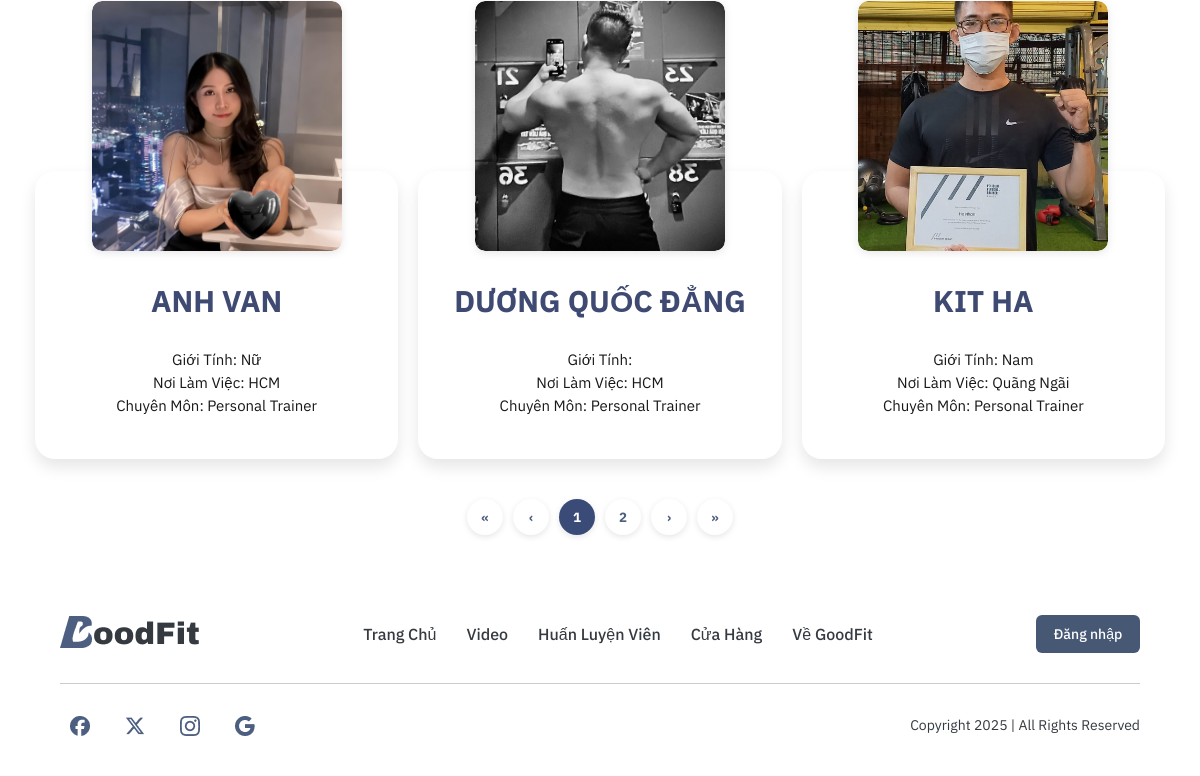
The app's page /Giangvien/Giangvien.php (lower part), older data.
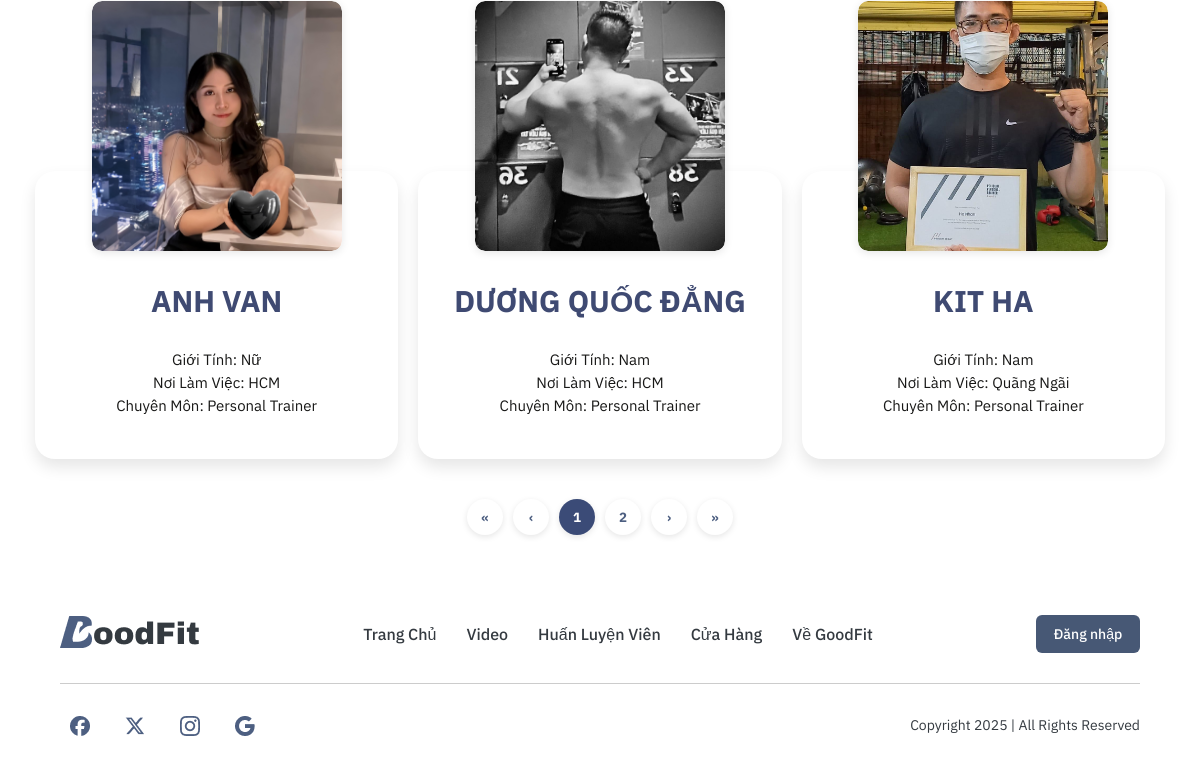
The same page, newer data.
### tables this page shows
CREATE TABLE `huanluyenvien` (
  `id` INT NOT NULL AUTO_INCREMENT,
  `anh` VARCHAR(255) DEFAULT NULL,
  `ten` VARCHAR(100) NOT NULL,
  `gioitinh` ENUM('Nam', 'Nữ') NOT NULL,
  `noilamviec` VARCHAR(100) NOT NULL,
  `chuyenmon` VARCHAR(100) NOT NULL,
  PRIMARY KEY (`id`)
);

### Giangvien/Giangvien.php (the view, shortened to what this page needs)
<?php
include '../connect.php';
$sql = "SELECT * FROM huanluyenvien";
$result = $conn->query($sql);
?>
<!DOCTYPE html>
<html lang="vi">
<head>
  <link rel="stylesheet" href="Giangvien.css">
  <link rel="stylesheet" href="https://cdnjs.cloudflare.com/ajax/libs/font-awesome/6.4.0/css/all.min.css">
  <link rel="stylesheet" href="../header.css">
</head>
<body>
    <section class="trainer-section">
    <div class="trainer-list" id="trainerList">
      <?php if ($result->num_rows > 0): ?>
        <?php while ($row = $result->fetch_assoc()): ?>
          <div class="card">
            <a href="../teacherinfo/teacherinfo.php">
              <div class="card-image-wrapper">
                <img src="<?= htmlspecialchars($row['anh']) ?>" alt="HLV <?= htmlspecialchars($row['ten']) ?>">
              </div>
              <div class="card-info">
                <h3><?= strtoupper(htmlspecialchars($row['ten'])) ?></h3>
                <p>Giới Tính: <?= htmlspecialchars($row['gioitinh']) ?></p>
                <p>Nơi Làm Việc: <?= htmlspecialchars($row['noilamviec']) ?></p>
                <p>Chuyên Môn: <?= htmlspecialchars($row['chuyenmon']) ?></p>
              </div>
            </a>
          </div>
        <?php endwhile; ?>
      <?php else: ?>
        <p>Không tìm thấy huấn luyện viên nào.</p>
      <?php endif; ?>
    </div>
    <div class="pagination" id="pagination"></div>
  </section>
<?php include($_SERVER['DOCUMENT_ROOT'] . "/GoodFit/footer.php"); ?>
</body>

### footer.php (shortened to what this page needs)
<?php
$username = $_SESSION['username'] ?? null;
?>
<footer class="footer">
  <div class="footer-top">
    <div class="footer-left">
      <img src="/GoodFit/img/logo.png" alt="GoodFit Logo" class="logo">
    </div>
    <nav class="footer-links">
      <a href="/GoodFit/index.php">Trang Chủ</a>
      <a href="/GoodFit/Video/Video.php">Video</a>
      <a href="/GoodFit/Giangvien/Giangvien.php">Huấn Luyện Viên</a>
      <a href="/GoodFit/cuahang/cuahang.php">Cửa Hàng</a>
      <a href="/GoodFit/about/about.php">Về GoodFit</a>
    </nav>
    <?php if ($username): ?>
      <div class="user-menu">
          <button class="user-button">HI! <?= htmlspecialchars($username); ?></button>
          <div class="user-dropdown">
              <a href="/GoodFit/logout.php"><img class="user-icon" src="/GoodFit/img/input.png"> ĐĂNG XUẤT</a>
          </div>
      </div>
    <?php else: ?>
      <a href="/GoodFit/login/Login.html" class="login-btn">Đăng nhập</a>
    <?php endif; ?>
  </div>
  <hr class="footer-divider" />
  <div class="footer-bottom">
    <div class="social-icons">
      <a href="#"><img src="/GoodFit/img/fb.png" alt="Facebook" class="social-icon-img"></a>
      <a href="#"><img src="/GoodFit/img/x.png" alt="X (Twitter)" class="social-icon-img"></a>
      <a href="#"><img src="/GoodFit/img/ig.png" alt="Instagram" class="social-icon-img"></a>
      <a href="#"><img src="/GoodFit/img/gg.png" alt="Google" class="social-icon-img"></a>
    </div>
    <p class="copyright">Copyright 2025 | All Rights Reserved</p>
  </div>
</footer>

### Giangvien/Giangvien.css (style rules this page uses)
* { margin: 0; padding: 0; box-sizing: border-box; }
body { color: white; font-family: 'IBM Plex Sans', sans-serif; }
.logo { width: 140px; height: 32px; }
.login-btn { font-family: 'IBM Plex Sans', sans-serif; font-weight: 500; font-size: 14px; width: 104px; height: 38px; background-color: #475875; color: white; border: none; border-radius: 6px; text-decoration: none; display: flex; align-items: center; justify-content: center; cursor: pointer; }
.trainer-section { max-width: 1170px; margin: 0 auto; text-align: center; padding: 40px 20px; }
.trainer-list { max-width: 1170px; margin: 0 auto 40px; display: grid; grid-template-columns: repeat(3, 1fr); row-gap: 220px; column-gap: 20px; }
.card { background-color: rgb(255, 255, 255); border-radius: 20px; box-shadow: 0 8px 16px rgba(0, 0, 0, 0.1); text-align: center; transition: transform 0.3s; position: relative; padding-top: 80px; }
.card-image-wrapper { position: absolute; top: -170px; left: 50%; transform: translateX(-50%); width: 250px; height: 250px; border-radius: 10px; overflow: hidden; box-shadow: 0 2px 8px rgba(0, 0, 0, 0.1); display: flex; justify-content: center; align-items: center; }
.card-image-wrapper img { width: 100%; height: 100%; object-fit: cover; border-radius: 10px; background-color: transparent; }
.card-info { padding: 0 20px 40px; }
.trainer-list .card a { text-decoration: none; display: block; height: 100%; }
.trainer-list .card a h3, .trainer-list .card a p { text-decoration: none; }
.card h3 { color: #3f4a72; font-weight: bold; font-size: 30px; margin-top: 30px; margin-bottom: 30px; text-transform: uppercase; }
.card p { margin: 4px 0; font-size: 15px; font-weight: 400; color: #181817; }
.pagination { display: flex; justify-content: center; gap: 10px; margin-top: 20px; }
.footer { background-color: #fff; padding: 40px 60px; font-family: 'IBM Plex Sans', sans-serif; }
.footer-top { display: flex; align-items: center; justify-content: space-between; flex-wrap: wrap; }
.footer-links { display: flex; gap: 30px; flex-wrap: wrap; }
.footer-links a { font-size: 16px; text-decoration: none; color: #343A40; font-weight: 500; }
.footer-divider { border: none; border-top: 1px solid #ccc; margin: 30px 0; }
.footer-bottom { display: flex; justify-content: space-between; align-items: center; flex-wrap: wrap; }
.social-icon-img { width: 20px; height: 20px; object-fit: contain; margin: 0 10px; vertical-align: middle; }
.social-icons { display: flex; align-items: center; justify-content: center; gap: 15px; }
.footer .copyright { color: #343A40; font-size: 14px; font-weight: 400; }

### header.css (style rules this page uses)
.logo { width: 140px; height: 32px; }
.login-btn { font-family: 'IBM Plex Sans', sans-serif; font-weight: 500; font-size: 14px; width: 104px; height: 38px; background-color: #475875; color: white; border: none; border-radius: 6px; text-decoration: none; display: flex; align-items: center; justify-content: center; cursor: pointer; }
.footer { background-color: #fff; padding: 40px 60px; font-family: 'IBM Plex Sans', sans-serif; }
.footer-top { display: flex; align-items: center; justify-content: space-between; flex-wrap: wrap; }
.footer-links { display: flex; gap: 30px; flex-wrap: wrap; }
.footer-links a { font-size: 16px; text-decoration: none; color: #343A40; font-weight: 500; }
.footer-divider { border: none; border-top: 1px solid #ccc; margin: 30px 0; }
.footer-bottom { display: flex; justify-content: space-between; align-items: center; flex-wrap: wrap; }
.social-icon-img { width: 20px; height: 20px; object-fit: contain; margin: 0 10px; vertical-align: middle; }
.social-icons { display: flex; align-items: center; justify-content: center; gap: 15px; }
.footer .copyright { color: #343A40; font-size: 14px; font-weight: 400; }

Row changes from the older to the newer data that the page shows:
changed huanluyenvien "DƯƠNG QUỐC ĐẲNG": gioitinh (not shown) → "Nam"
